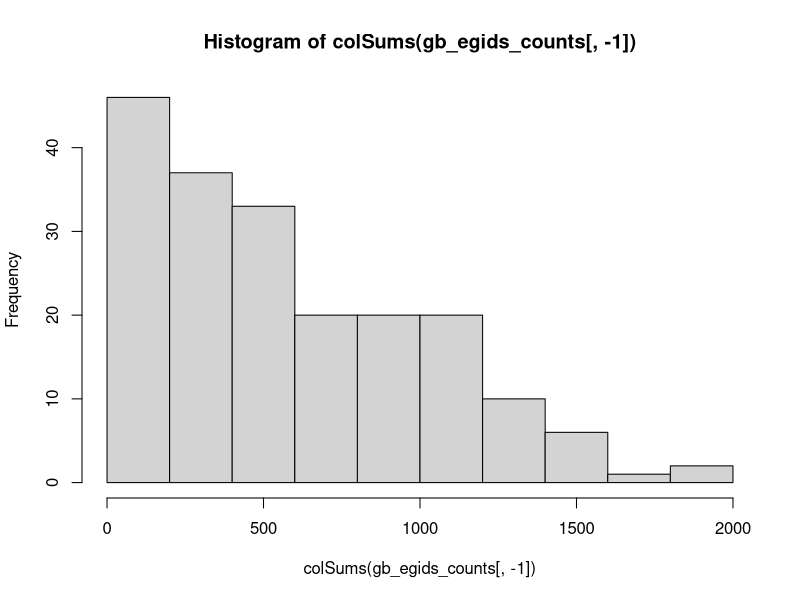
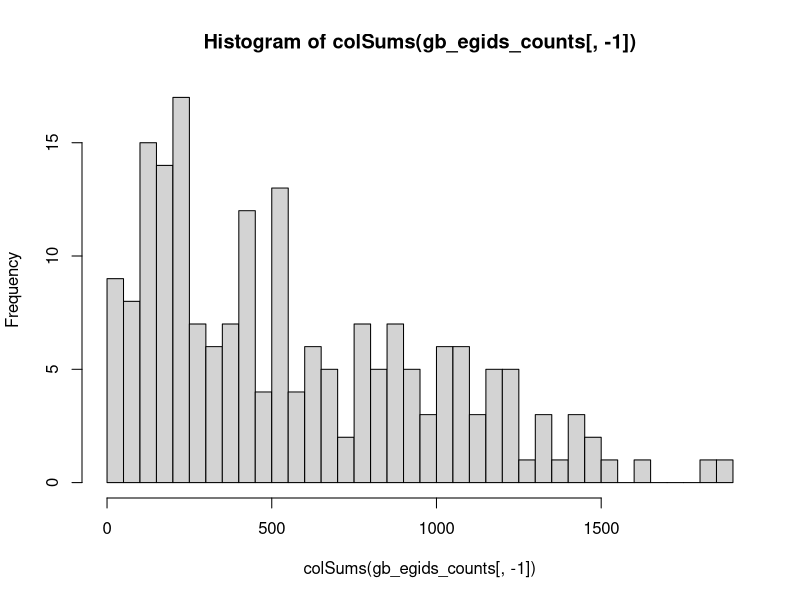
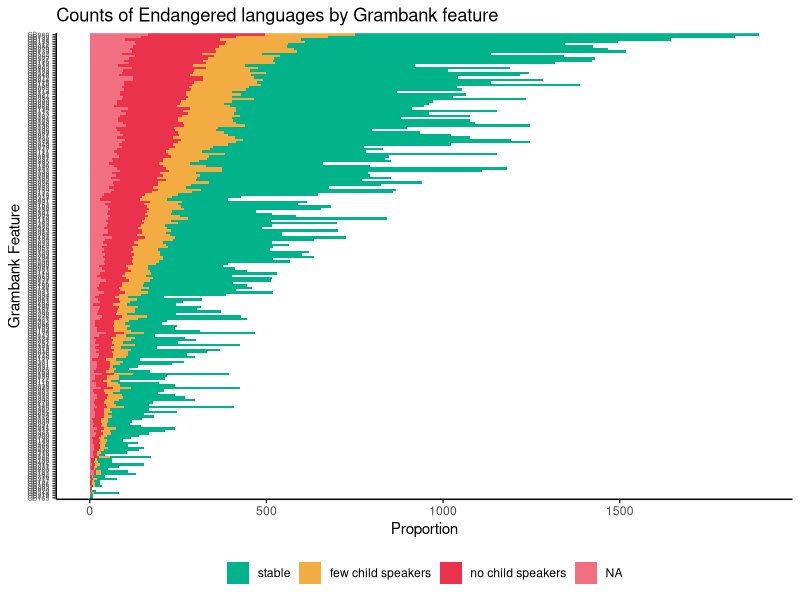
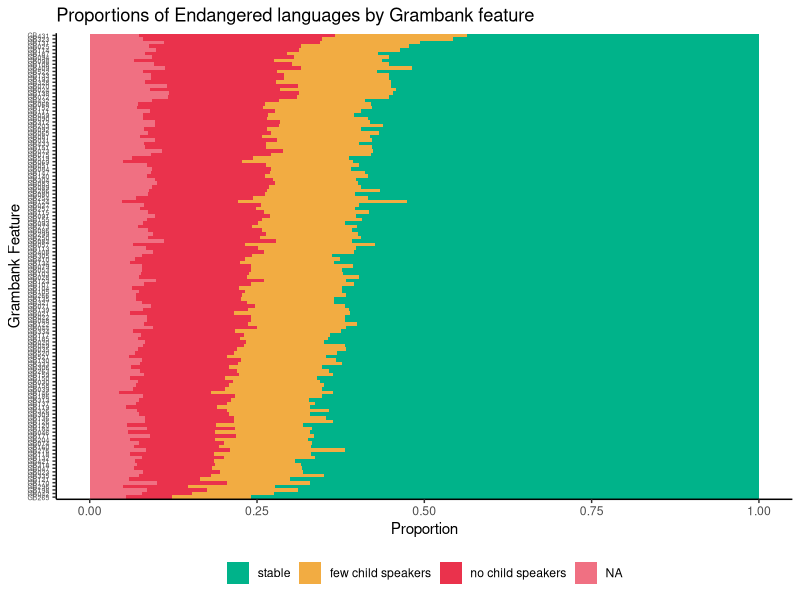

Here is the R script that generated these plots, in order:
## This script plots the difference between languages

library(ggplot2)
library(dplyr)
library(tidyr)


gb_egids = read.csv("processed_data/merged_dataset.csv")
all_languages = read.csv('processed_data/language_endangerment.csv')

# make the EGIDS scale a factor
gb_egids$EGIDS = factor(gb_egids$EGIDS, levels = c("1", "2", "3", "4", "5", "6a", "6b", "7", "8a", "8b", "9"))

## Summarise as endangered or not within Grambank
cat("In Grambank, there are", sum(gb_egids$EGIDS.int >= 8, na.rm = TRUE), "languages that have no child speakers (including extinct and symbolically practiced languages) \n",
    "In Grambank, there are", sum(gb_egids$EGIDS.int >= 8 & gb_egids$EGIDS.int <= 11, na.rm = TRUE), "languages that have no child speakers (excluding extinct languages but including symbolically practiced languages)\n",
    "In Grambank, there are", sum(gb_egids$EGIDS.int >= 8 & gb_egids$EGIDS.int <= 10, na.rm = TRUE), "languages that have no child speakers (excluding extinct languages and symbolically practiced languages)\n",
    "In Grambank, there are", sum(gb_egids$EGIDS.int == 7, na.rm = TRUE), "languages that are vulnerable and have limited chlidren speakers.\n",
    "In Grambank, there are", sum(gb_egids$EGIDS.int < 7, na.rm = TRUE), "languages that are stable and available to study in children.\n")

# child speaker variable
gb_egids$EGIDS.child = cut(gb_egids$EGIDS.int, 
                           breaks=c(-Inf, 6.5, 7.5, Inf), 
                           labels=c("stable","few child speakers","no child speakers"))


# Counts of languages in each category
table(gb_egids$EGIDS.child)


# Counts of features by language endangerment
gb_egids_counts = gb_egids %>%
  group_by(EGIDS.child) %>% 
  summarise(across(starts_with("GB"), ~ sum(.x == 1, na.rm = TRUE))) 

counts_long = pivot_longer(gb_egids_counts, cols = starts_with("GB"))

# Counts of languages by feature
hist(colSums(gb_egids_counts[,-1]))

# Count of languages by feature
hist(colSums(gb_egids_counts[,-1]), breaks = 50)

# Keep feature where there is more than 100 languages
col_idx = colSums(gb_egids_counts[1:3,2:ncol(gb_egids_counts)]) > 250
gb_egids_counts = gb_egids_counts[,c(TRUE, col_idx)]

# Check that worked
x = assertthat::are_equal(names(col_idx)[col_idx], colnames(gb_egids_counts)[-1])
cat("We only analyse the", sum(col_idx), "features that have more than 250 languages coded")

# proportion of features by language endangerment
gb_egids_proportions = sapply(gb_egids_counts[,-1], function(x) x / sum(x))
gb_egids_proportions = data.frame(gb_egids_counts[,1], gb_egids_proportions)
proportion_long = pivot_longer(gb_egids_proportions, cols = starts_with("GB"))

# sort data by the count / proportion of no child speakers
order_idx = unique(counts_long$name[order(counts_long$value[counts_long$EGIDS.child == "no child speakers"])])
counts_long$name = factor(counts_long$name,
                              levels = order_idx)

order_idx = unique(proportion_long$name[order(proportion_long$value[proportion_long$EGIDS.child == "no child speakers"])])
proportion_long$name = factor(proportion_long$name,
                              levels = order_idx)


#### Plot the counts and proportions ####
p_count = ggplot(counts_long, aes(x = value, y = name, fill = EGIDS.child)) + 
  geom_col(position = "stack", width = 1) + 
  theme_classic() + 
  ggtitle("Counts of Endangered languages by Grambank feature") + 
  scale_fill_manual(values = c("#00b38a", "#f2ac42", "#ea324c"), na.value = alpha("#ea324c", alpha = 0.70)) + 
  xlab("Proportion") + 
  ylab("Grambank Feature") + 
  theme(legend.position = "bottom",
        legend.title = element_blank(),
        axis.text.y = element_text(size = 5)) 
  
p_proportions = ggplot(proportion_long, aes(x = value, y = name, fill = EGIDS.child)) + 
  # geom_bar(stat="identity") + 
  geom_col(position = "stack", width = 1) + 
  theme_classic() + 
  ggtitle("Proportions of Endangered languages by Grambank feature") + 
  scale_fill_manual(values = c("#00b38a", "#f2ac42", "#ea324c"),  na.value = alpha("#ea324c", alpha = 0.70)) + 
  xlab("Proportion") + 
  ylab("Grambank Feature") + 
   theme(legend.position = "bottom",
         legend.title = element_blank(),
         axis.text.y = element_text(size = 5)) 

ggsave(plot = p_count, filename = "figures/count_plot.png", width = 210, height = 148.5, units = "mm")
ggsave(plot = p_proportions, filename = "figures/proportions_plot.png", width = 210, height = 148.5, units = "mm")
